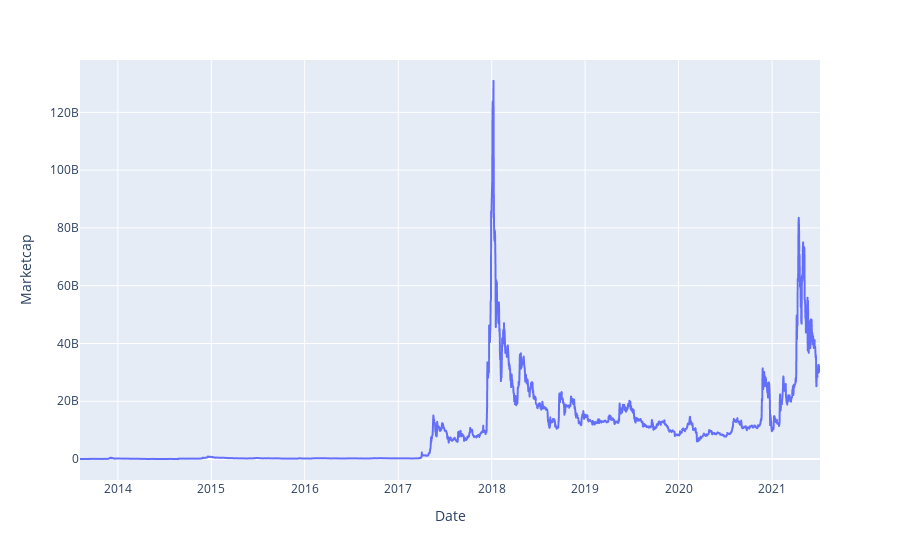

This figure's notebook cell:
### Code cell
fig = px.line(data, x='Date', y="Marketcap")
fig.show();

### Figure 1 — Plotly figure (JSON) as saved in the notebook; plotly's stock layout.template omitted (floating-point values rounded to 4 significant figures; data arrays with more than 128 entries replaced by an {"elided": "..."} marker saying what was removed)
{"data": [{"hovertemplate": "Date=%{x}<br>Marketcap=%{y}<extra></extra>", "legendgroup": "", "line": {"color": "#636efa", "dash": "solid"}, "marker": {"symbol": "circle"}, "mode": "lines", "name": "", "showlegend": false, "x": {"elided": "2893 str values"}, "xaxis": "x", "y": {"elided": "2893 float values"}, "yaxis": "y", "type": "scattergl"}], "layout": {"xaxis": {"anchor": "y", "domain": [0, 1], "title": {"text": "Date"}}, "yaxis": {"anchor": "x", "domain": [0, 1], "title": {"text": "Marketcap"}}, "legend": {"tracegroupgap": 0}, "margin": {"t": 60}}}
